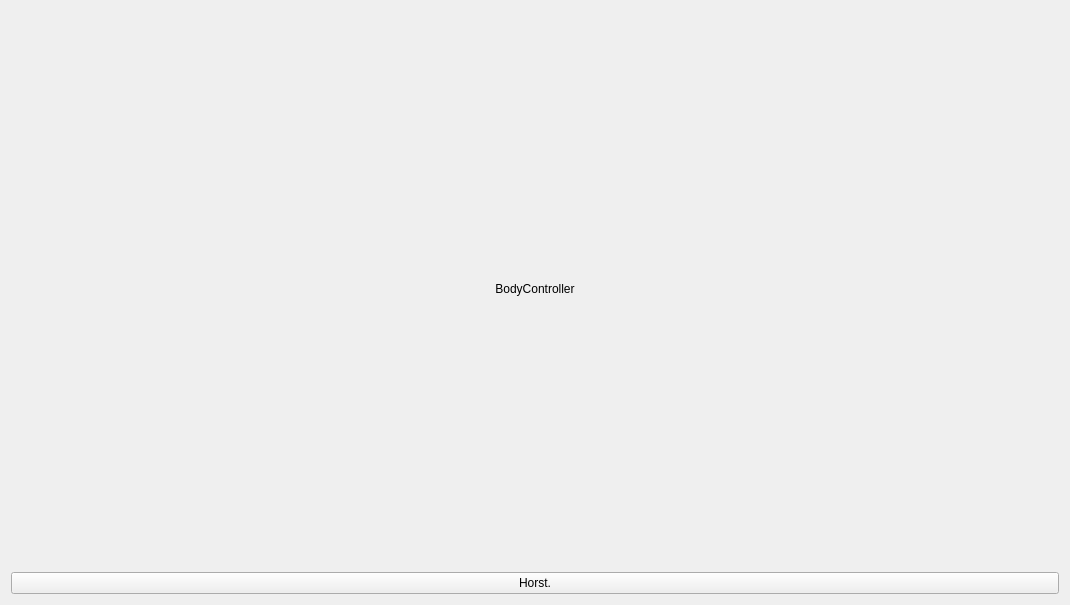
<?xml version="1.0" encoding="UTF-8"?>
<ui version="4.0">
 <class>SimpleUI</class>
 <widget class="QWidget" name="SimpleUI">
  <property name="geometry">
   <rect>
    <x>0</x>
    <y>0</y>
    <width>1070</width>
    <height>605</height>
   </rect>
  </property>
  <property name="sizePolicy">
   <sizepolicy hsizetype="Maximum" vsizetype="Maximum">
    <horstretch>0</horstretch>
    <verstretch>0</verstretch>
   </sizepolicy>
  </property>
  <property name="windowTitle">
   <string>FullCircle Simulator</string>
  </property>
  <property name="styleSheet">
   <string notr="true">QWidget {background-image: url(:/images/images/HexaBus-Steckdose.jpg)}</string>
  </property>
  <layout class="QHBoxLayout" name="horizontalLayout_2">
   <item>
    <layout class="QHBoxLayout" name="horizontalLayout">
     <item>
      <layout class="QVBoxLayout" name="verticalLayout">
       <item>
        <widget class="QLabel" name="label">
         <property name="text">
          <string>BodyController</string>
         </property>
         <property name="alignment">
          <set>Qt::AlignCenter</set>
         </property>
        </widget>
       </item>
       <item>
        <widget class="QPushButton" name="testbutton">
         <property name="text">
          <string>Horst.</string>
         </property>
        </widget>
       </item>
      </layout>
     </item>
    </layout>
   </item>
  </layout>
 </widget>
 <resources>
  <include location="sprites.qrc"/>
 </resources>
 <connections/>
</ui>
